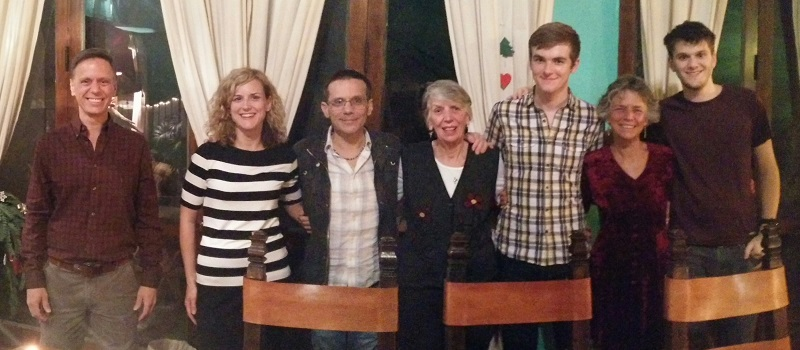
#> input picture Research/OpenCV Research/Samples/img1.jpg, 800 x 350 px
$ python deconvolution.py img1.jpg
#> lines starting #> are read from the running program, lines starting #| are printed output that depends on the picture
#!/usr/bin/env python

'''
Wiener deconvolution.

Sample shows how DFT can be used to perform Weiner deconvolution [1]
of an image with user-defined point spread function (PSF)

Usage:
  deconvolution.py  [--circle]
      [--angle <degrees>]
      [--d <diameter>]
      [--snr <signal/noise ratio in db>]
      [<input image>]

  Use sliders to adjust PSF paramitiers.
  Keys:
    SPACE - switch btw linear/cirular PSF
    ESC   - exit

Examples:
  deconvolution.py --angle 135 --d 22  ../data/licenseplate_motion.jpg
    (image source: http://www.topazlabs.com/infocus/_images/licenseplate_compare.jpg)

  deconvolution.py --angle 86 --d 31  ../data/text_motion.jpg
  deconvolution.py --circle --d 19  ../data/text_defocus.jpg
    (image source: compact digital photo camera, no artificial distortion)


[1] http://en.wikipedia.org/wiki/Wiener_deconvolution
'''

# Python 2/3 compatibility
from __future__ import print_function

import numpy as np
import cv2

# local module
from common import nothing


def blur_edge(img, d=31):
#> called with d = 31
    h, w  = img.shape[:2]
#> h = 350; w = 800
    img_pad = cv2.copyMakeBorder(img, d, d, d, d, cv2.BORDER_WRAP)
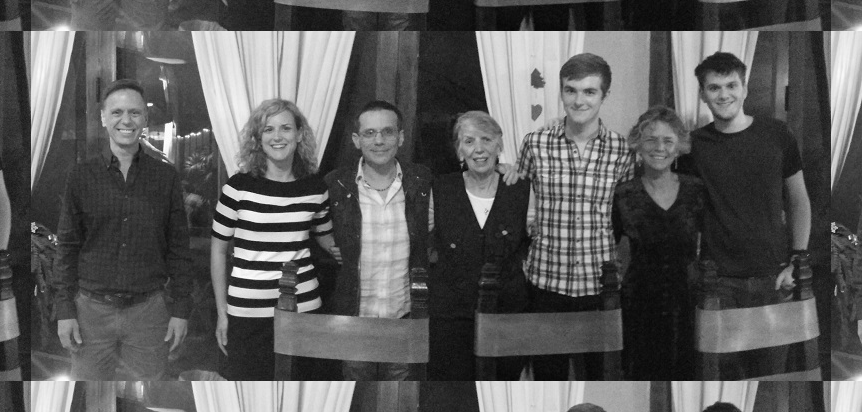
#> img_pad: shape (412, 862) float32; min 0.0196, max 1, mean 0.359
    img_blur = cv2.GaussianBlur(img_pad, (2*d+1, 2*d+1), -1)[d:-d,d:-d]
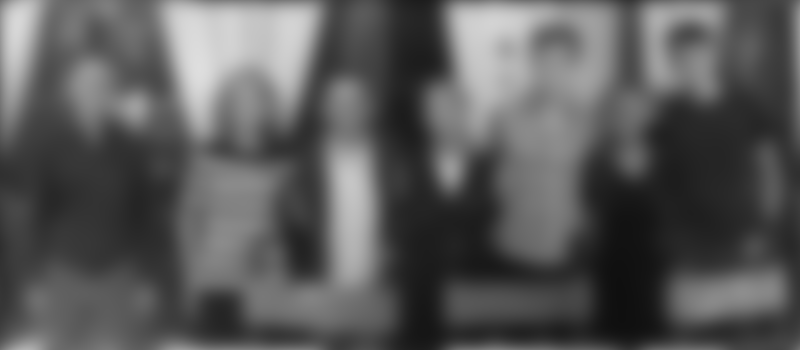
#> img_blur: shape (350, 800) float32; min 0.0614, max 0.872, mean 0.354
    y, x = np.indices((h, w))
    dist = np.dstack([x, w-x-1, y, h-y-1]).min(-1)
    w = np.minimum(np.float32(dist)/d, 1.0)
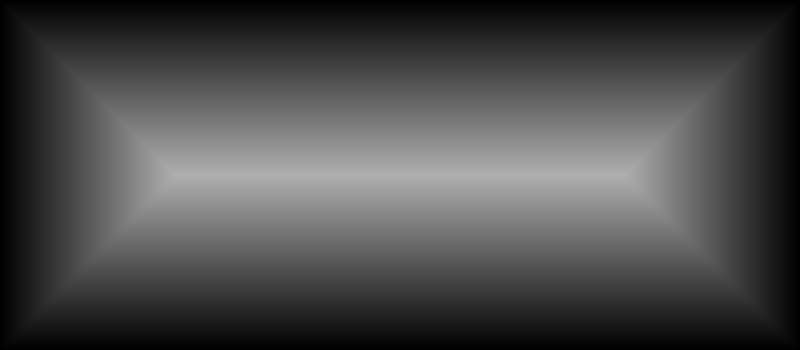
#> dist: shape (350, 800) int64; min 0, max 174, mean 74.2
    return img*w + img_blur*(1-w)
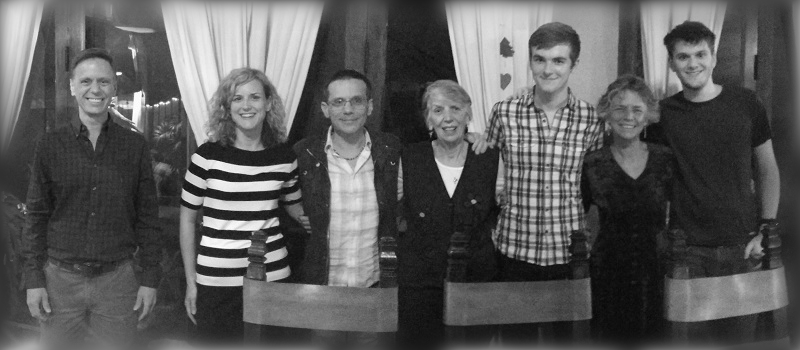
#> returned value: shape (350, 800) float32; min 0.0196, max 1, mean 0.354

def motion_kernel(angle, d, sz=65):
    kern = np.ones((1, d), np.float32)
    c, s = np.cos(angle), np.sin(angle)
    A = np.float32([[c, -s, 0], [s, c, 0]])
    sz2 = sz // 2
    A[:,2] = (sz2, sz2) - np.dot(A[:,:2], ((d-1)*0.5, 0))
    kern = cv2.warpAffine(kern, A, (sz, sz), flags=cv2.INTER_CUBIC)
    return kern

def defocus_kernel(d, sz=65):
    kern = np.zeros((sz, sz), np.uint8)
    cv2.circle(kern, (sz, sz), d, 255, -1, cv2.LINE_AA, shift=1)
    kern = np.float32(kern) / 255.0
    return kern


if __name__ == '__main__':
    print(__doc__)
    import sys, getopt
    opts, args = getopt.getopt(sys.argv[1:], '', ['circle', 'angle=', 'd=', 'snr='])
    opts = dict(opts)
    try:
        fn = args[0]
    except:
        fn = 'img1.jpg'

    win = 'deconvolution'

    img = cv2.imread(fn, 0)
    if img is None:
        print('Failed to load fn1:', fn)
        sys.exit(1)

    img = np.float32(img)/255.0
    cv2.imshow('input', img)

    img = blur_edge(img)
    IMG = cv2.dft(img, flags=cv2.DFT_COMPLEX_OUTPUT)

    defocus = '--circle' in opts

    def update(_):
        ang = np.deg2rad( cv2.getTrackbarPos('angle', win) )
        d = cv2.getTrackbarPos('d', win)
        noise = 10**(-0.1*cv2.getTrackbarPos('SNR (db)', win))

        if defocus:
            psf = defocus_kernel(d)
        else:
            psf = motion_kernel(ang, d)
        cv2.imshow('psf', psf)
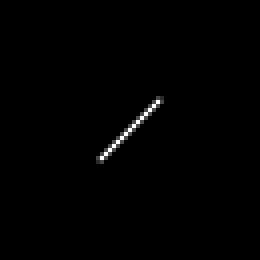
#> window 'psf': shape (65, 65) (shown 4 times larger); min 0, max 255, mean 1.5

        psf /= psf.sum()
        psf_pad = np.zeros_like(img)
        kh, kw = psf.shape
        psf_pad[:kh, :kw] = psf
        PSF = cv2.dft(psf_pad, flags=cv2.DFT_COMPLEX_OUTPUT, nonzeroRows = kh)
        PSF2 = (PSF**2).sum(-1)
        iPSF = PSF / (PSF2 + noise)[...,np.newaxis]
        RES = cv2.mulSpectrums(IMG, iPSF, 0)
        res = cv2.idft(RES, flags=cv2.DFT_SCALE | cv2.DFT_REAL_OUTPUT )
        res = np.roll(res, -kh//2, 0)
        res = np.roll(res, -kw//2, 1)
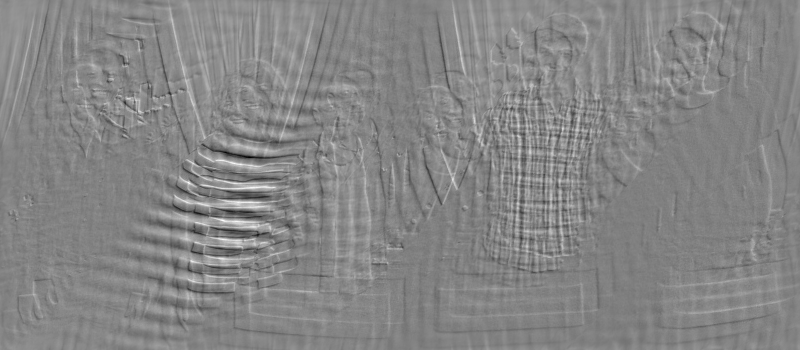
#> res: shape (350, 800) float32; min -5.37, max 5.55, mean 0.353; drawn with min black and max white
        cv2.imshow(win, res)
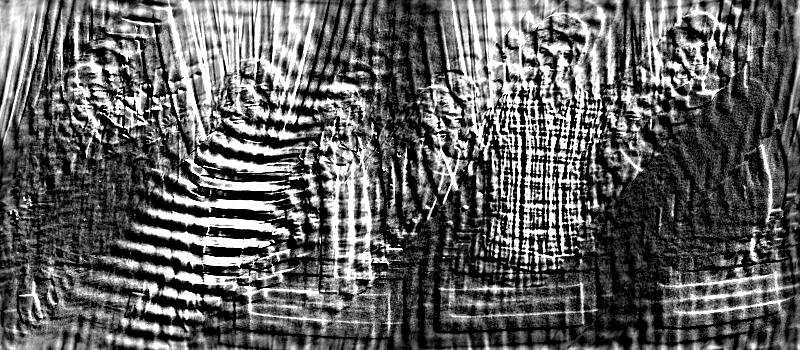
#> window 'deconvolution': shape (350, 800); min 0, max 255, mean 96.1

    cv2.namedWindow(win)
    cv2.namedWindow('psf', 0)
    cv2.createTrackbar('angle', win, int(opts.get('--angle', 135)), 180, update)
    cv2.createTrackbar('d', win, int(opts.get('--d', 22)), 50, update)
    cv2.createTrackbar('SNR (db)', win, int(opts.get('--snr', 25)), 50, update)
    update(None)

    while True:
        ch = cv2.waitKey() & 0xFF
#> (key Esc is pressed here)
        if ch == 27:
            break
        if ch == ord(' '):
            defocus = not defocus
            update(None)
